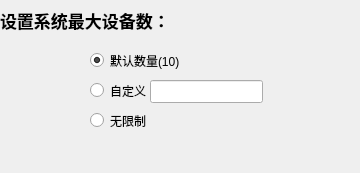
<?xml version="1.0" encoding="UTF-8"?>
<ui version="4.0">
 <class>Dialog</class>
 <widget class="QDialog" name="Dialog">
  <property name="geometry">
   <rect>
    <x>0</x>
    <y>0</y>
    <width>360</width>
    <height>173</height>
   </rect>
  </property>
  <property name="windowTitle">
   <string>Dialog</string>
  </property>
  <widget class="QRadioButton" name="radioButton_10">
   <property name="geometry">
    <rect>
     <x>90</x>
     <y>50</y>
     <width>91</width>
     <height>21</height>
    </rect>
   </property>
   <property name="text">
    <string>默认数量(10)</string>
   </property>
   <property name="checked">
    <bool>true</bool>
   </property>
  </widget>
  <widget class="QRadioButton" name="radioButton_wuxian">
   <property name="geometry">
    <rect>
     <x>90</x>
     <y>110</y>
     <width>89</width>
     <height>21</height>
    </rect>
   </property>
   <property name="text">
    <string>无限制</string>
   </property>
  </widget>
  <widget class="QRadioButton" name="radioButton_renyi">
   <property name="geometry">
    <rect>
     <x>90</x>
     <y>80</y>
     <width>61</width>
     <height>21</height>
    </rect>
   </property>
   <property name="text">
    <string>自定义</string>
   </property>
  </widget>
  <widget class="QLineEdit" name="lineEdit">
   <property name="geometry">
    <rect>
     <x>150</x>
     <y>80</y>
     <width>113</width>
     <height>23</height>
    </rect>
   </property>
  </widget>
  <widget class="QLabel" name="label">
   <property name="geometry">
    <rect>
     <x>0</x>
     <y>10</y>
     <width>181</width>
     <height>21</height>
    </rect>
   </property>
   <property name="font">
    <font>
     <pointsize>13</pointsize>
     <weight>75</weight>
     <bold>true</bold>
    </font>
   </property>
   <property name="text">
    <string>设置系统最大设备数：</string>
   </property>
  </widget>
 </widget>
 <resources/>
 <connections/>
</ui>
